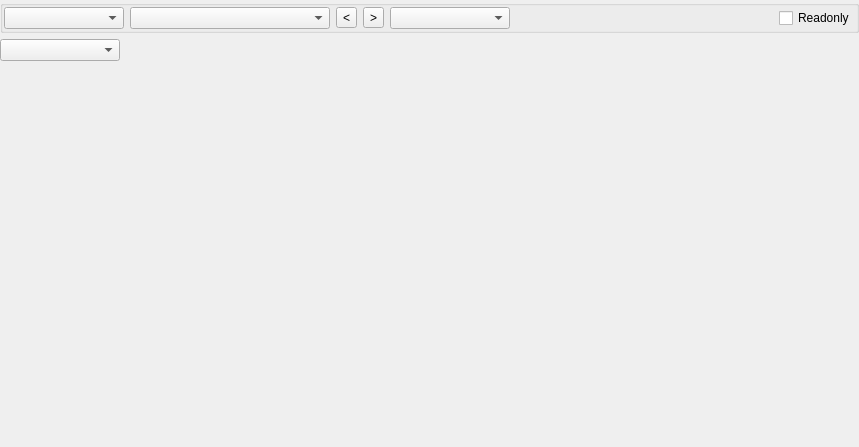
<?xml version="1.0" encoding="UTF-8"?>
<ui version="4.0">
 <class>XMultiDisasmWidget</class>
 <widget class="QWidget" name="XMultiDisasmWidget">
  <property name="geometry">
   <rect>
    <x>0</x>
    <y>0</y>
    <width>859</width>
    <height>447</height>
   </rect>
  </property>
  <property name="windowTitle">
   <string>Form</string>
  </property>
  <layout class="QVBoxLayout" name="verticalLayout">
   <property name="leftMargin">
    <number>0</number>
   </property>
   <property name="topMargin">
    <number>0</number>
   </property>
   <property name="rightMargin">
    <number>0</number>
   </property>
   <property name="bottomMargin">
    <number>0</number>
   </property>
   <item>
    <layout class="QHBoxLayout" name="horizontalLayout">
     <item>
      <widget class="QGroupBox" name="groupBoxControls">
       <property name="title">
        <string notr="true"/>
       </property>
       <layout class="QHBoxLayout" name="horizontalLayout_2">
        <property name="leftMargin">
         <number>1</number>
        </property>
        <property name="topMargin">
         <number>1</number>
        </property>
        <property name="rightMargin">
         <number>1</number>
        </property>
        <property name="bottomMargin">
         <number>1</number>
        </property>
        <item>
         <widget class="QComboBox" name="comboBoxType">
          <property name="minimumSize">
           <size>
            <width>120</width>
            <height>0</height>
           </size>
          </property>
         </widget>
        </item>
        <item>
         <widget class="QComboBox" name="comboBoxMode">
          <property name="minimumSize">
           <size>
            <width>200</width>
            <height>0</height>
           </size>
          </property>
         </widget>
        </item>
        <item>
         <widget class="QToolButton" name="toolButtonVisitedPrev">
          <property name="maximumSize">
           <size>
            <width>24</width>
            <height>16777215</height>
           </size>
          </property>
          <property name="text">
           <string notr="true">&lt;</string>
          </property>
         </widget>
        </item>
        <item>
         <widget class="QToolButton" name="toolButtonVisitedNext">
          <property name="maximumSize">
           <size>
            <width>24</width>
            <height>16777215</height>
           </size>
          </property>
          <property name="text">
           <string notr="true">&gt;</string>
          </property>
         </widget>
        </item>
        <item>
         <widget class="QComboBox" name="comboBoxView">
          <property name="minimumSize">
           <size>
            <width>120</width>
            <height>0</height>
           </size>
          </property>
         </widget>
        </item>
        <item>
         <spacer name="horizontalSpacer_2">
          <property name="orientation">
           <enum>Qt::Orientation::Horizontal</enum>
          </property>
          <property name="sizeHint" stdset="0">
           <size>
            <width>40</width>
            <height>20</height>
           </size>
          </property>
         </spacer>
        </item>
        <item>
         <widget class="QCheckBox" name="checkBoxReadonly">
          <property name="text">
           <string>Readonly</string>
          </property>
         </widget>
        </item>
       </layout>
      </widget>
     </item>
    </layout>
   </item>
   <item>
    <widget class="QFrame" name="frameAnalize">
     <layout class="QHBoxLayout" name="horizontalLayout_3">
      <property name="leftMargin">
       <number>0</number>
      </property>
      <property name="topMargin">
       <number>0</number>
      </property>
      <property name="rightMargin">
       <number>0</number>
      </property>
      <property name="bottomMargin">
       <number>0</number>
      </property>
      <item>
       <widget class="QComboBox" name="comboBoxMethod">
        <property name="minimumSize">
         <size>
          <width>120</width>
          <height>0</height>
         </size>
        </property>
       </widget>
      </item>
      <item>
       <spacer name="horizontalSpacer">
        <property name="orientation">
         <enum>Qt::Orientation::Horizontal</enum>
        </property>
        <property name="sizeHint" stdset="0">
         <size>
          <width>40</width>
          <height>20</height>
         </size>
        </property>
       </spacer>
      </item>
     </layout>
    </widget>
   </item>
   <item>
    <widget class="XDisasmView" name="scrollAreaDisasm" native="true">
     <property name="sizePolicy">
      <sizepolicy hsizetype="Preferred" vsizetype="Expanding">
       <horstretch>0</horstretch>
       <verstretch>0</verstretch>
      </sizepolicy>
     </property>
     <property name="widgetResizable" stdset="0">
      <bool>true</bool>
     </property>
    </widget>
   </item>
  </layout>
 </widget>
 <customwidgets>
  <customwidget>
   <class>XDisasmView</class>
   <extends>QWidget</extends>
   <header>xdisasmview.h</header>
   <container>1</container>
  </customwidget>
 </customwidgets>
 <resources/>
 <connections/>
</ui>
